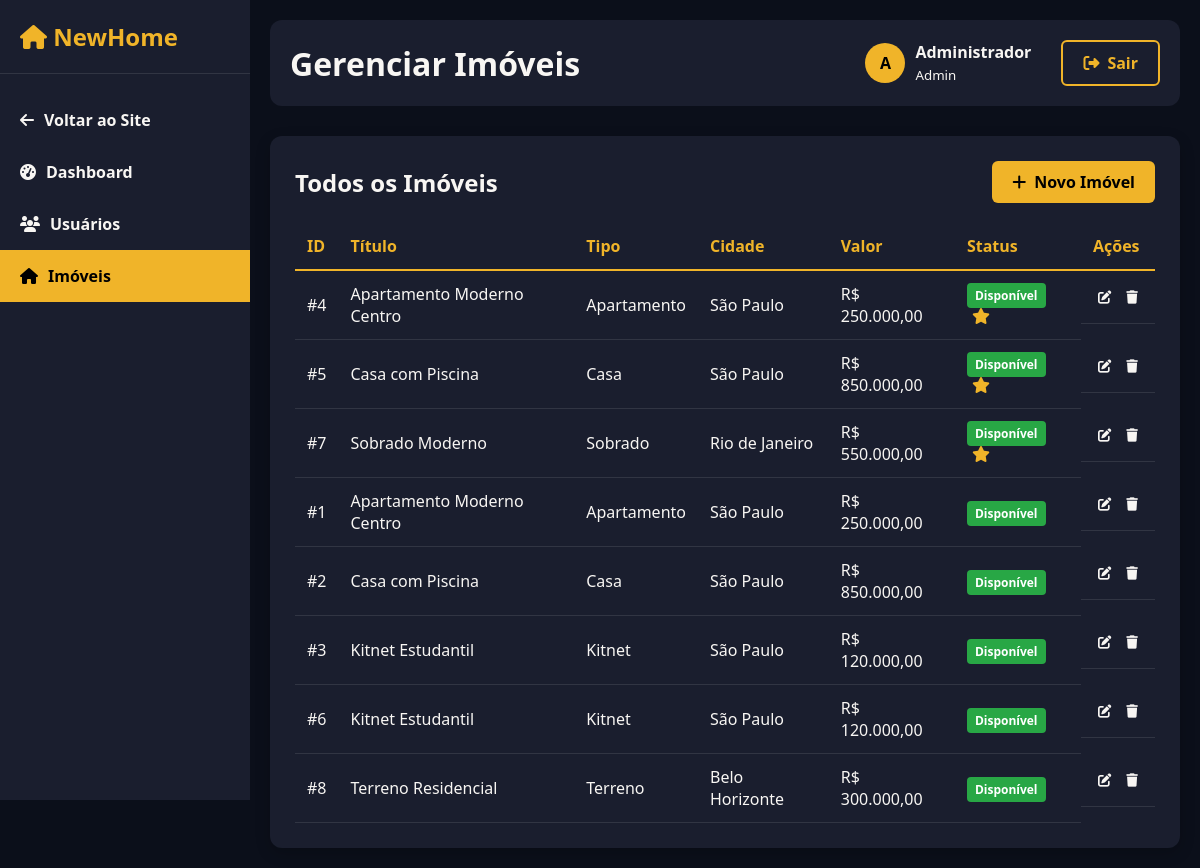
/admin/imoveis.php (signed in), run on the app's committed database.
### tables this page shows
CREATE TABLE `imoveis` (
  `id` int(11) NOT NULL,
  `titulo` varchar(200) NOT NULL,
  `descricao` text DEFAULT NULL,
  `tipo` enum('casa','apartamento','sobrado','kitnet','terreno') NOT NULL,
  `endereco` text NOT NULL,
  `bairro` varchar(100) DEFAULT NULL,
  `cidade` varchar(100) DEFAULT NULL,
  `estado` varchar(2) DEFAULT NULL,
  `cep` varchar(9) DEFAULT NULL,
  `valor` decimal(10,2) NOT NULL,
  `area` decimal(8,2) DEFAULT NULL,
  `quartos` int(11) DEFAULT NULL,
  `banheiros` int(11) DEFAULT NULL,
  `vagas` int(11) DEFAULT NULL,
  `status` enum('disponivel','alugado','vendido','manutencao') DEFAULT 'disponivel',
  `destaque` tinyint(1) DEFAULT 0,
  `fotos` text DEFAULT NULL,
  `id_proprietario` int(11) DEFAULT NULL,
  `data_cadastro` timestamp NOT NULL DEFAULT current_timestamp()
);

### config/funcoes.php (called while the page is built, shortened)
<?php
require_once 'database.php';
class Funcoes {
    private $conn;
    public function __construct() {
        $database = new Database();
        $this->conn = $database->getConnection();
    }
    public function listarImoveis($filtros = []) {
        $query = "SELECT i.*, u.nome as proprietario_nome
                  FROM imoveis i
                  LEFT JOIN usuarios u ON i.id_proprietario = u.id
                  WHERE 1=1";
        $query .= " ORDER BY i.destaque DESC, i.data_cadastro DESC";
        $stmt = $this->conn->prepare($query);
        $stmt->execute();
        return $stmt->fetchAll(PDO::FETCH_ASSOC);
    }
}
?>

### config/database.php (called while the page is built, shortened)
<?php
class Database {
    private $host = "localhost";
    private $db_name = "newhome_db";
    private $username = "root";
    private $password = "";
    public function getConnection() {
        $this->conn = null;
        try {
            $this->conn = new PDO(
                "mysql:host=" . $this->host . ";dbname=" . $this->db_name,
                $this->username,
                $this->password
            );
            $this->conn->setAttribute(PDO::ATTR_ERRMODE, PDO::ERRMODE_EXCEPTION);
            $this->conn->exec("set names utf8");
        } catch(PDOException $exception) {
            echo "Erro de conexão: " . $exception->getMessage();
        }
        return $this->conn;
    }
}
?>

### admin/imoveis.php (the view, shortened to what this page needs)
<?php
require_once '../config/funcoes.php';
$funcoes = new Funcoes();
$action = isset($_GET['action']) ? $_GET['action'] : 'list';
$imoveis = $funcoes->listarImoveis();
$tipos_imoveis = [
    'casa' => 'Casa',
    'apartamento' => 'Apartamento',
    'sobrado' => 'Sobrado',
    'kitnet' => 'Kitnet',
    'terreno' => 'Terreno',
    'comercial' => 'Comercial'
];
$status_imoveis = [
    'disponivel' => 'Disponível',
    'alugado' => 'Alugado',
    'vendido' => 'Vendido',
    'manutencao' => 'Em Manutenção'
];
?>
<!DOCTYPE html>
<html lang="pt-BR">
<head>
    <link rel="stylesheet" href="https://cdnjs.cloudflare.com/ajax/libs/font-awesome/6.4.0/css/all.min.css">
</head>
<body>
    <div class="sidebar">
        <div class="logo">
            <h2><i class="fas fa-home"></i> NewHome</h2>
        </div>
        <ul class="nav-menu">
            <li class="nav-item">
                <a href="../dashboard.php">
                    <i class="fas fa-arrow-left"></i> Voltar ao Site
                </a>
            </li>
            <li class="nav-item">
                <a href="index.php">
                    <i class="fas fa-tachometer-alt"></i> Dashboard
                </a>
            </li>
            <li class="nav-item">
                <a href="usuarios.php">
                    <i class="fas fa-users"></i> Usuários
                </a>
            </li>
            <li class="nav-item active">
                <a href="imoveis.php">
                    <i class="fas fa-home"></i> Imóveis
                </a>
            </li>
        </ul>
    </div>
    <div class="main-content">
        <div class="header">
            <h1>Gerenciar Imóveis</h1>
            <div class="user-info">
                <div class="user-avatar">
                    <?php echo strtoupper(substr($_SESSION['usuario_nome'], 0, 1)); ?>
                </div>
                <div>
                    <strong><?php echo $_SESSION['usuario_nome']; ?></strong><br>
                    <small><?php echo ucfirst($_SESSION['usuario_tipo']); ?></small>
                </div>
                <a href="../includes/logout.php" class="btn btn-outline" style="margin-left: 20px;">
                    <i class="fas fa-sign-out-alt"></i> Sair
                </a>
            </div>
        </div>
        <?php if($action == 'list'): ?>
        <div class="table-container">
            <div class="table-header">
                <h2>Todos os Imóveis</h2>
                <a href="imoveis.php?action=create" class="btn btn-primary">
                    <i class="fas fa-plus"></i> Novo Imóvel
                </a>
            </div>
            <table class="table">
                <thead>
                    <tr>
                        <th>ID</th>
                        <th>Título</th>
                        <th>Tipo</th>
                        <th>Cidade</th>
                        <th>Valor</th>
                        <th>Status</th>
                        <th>Ações</th>
                    </tr>
                </thead>
                <tbody>
                    <?php foreach($imoveis as $imovel): ?>
                    <tr>
                        <td>#<?php echo $imovel['id']; ?></td>
                        <td><?php echo htmlspecialchars($imovel['titulo']); ?></td>
                        <td><?php echo $tipos_imoveis[$imovel['tipo']] ?? $imovel['tipo']; ?></td>
                        <td><?php echo htmlspecialchars($imovel['cidade']); ?></td>
                        <td>R$ <?php echo number_format($imovel['valor'], 2, ',', '.'); ?></td>
                        <td>
                            <span class="badge <?php echo $imovel['status']; ?>">
                                <?php echo $status_imoveis[$imovel['status']] ?? $imovel['status']; ?>
                            </span>
                            <?php if($imovel['destaque']): ?>
                                <span style="color: var(--cor-terciaria); margin-left: 5px;">
                                    <i class="fas fa-star"></i>
                                </span>
                            <?php endif; ?>
                        </td>
                        <td class="actions">
                            <button onclick="window.location.href='imoveis.php?action=edit&id=<?php echo $imovel['id']; ?>'">
                                <i class="fas fa-edit"></i>
                            </button>
                            <button onclick="if(confirm('Tem certeza que deseja excluir este imóvel?')) window.location.href='imoveis.php?action=delete&id=<?php echo $imovel['id']; ?>'">
                                <i class="fas fa-trash"></i>
                            </button>
                        </td>
                    </tr>
                    <?php endforeach; ?>
                </tbody>
            </table>
        </div>
        <?php endif; ?>
    </div>
</body>
</html>

### admin/imoveis.php (style rules this page uses)
* { margin: 0; padding: 0; box-sizing: border-box; font-family: 'Segoe UI', Tahoma, Geneva, Verdana, sans-serif; }
:root { --cor-fundo: #0B0F1A; --cor-secundaria: #1A1E2E; --cor-terciaria: #F0B429; --cor-texto: #F8F6F3; --cor-card: #1A1E2E; --sombra: rgba(0, 0, 0, 0.2); --cor-sucesso: #28a745; --cor-erro: #dc3545; --cor-info: #17a2b8; }
body { background-color: var(--cor-fundo); color: var(--cor-texto); display: flex; min-height: 100vh; }
.sidebar { width: 250px; background-color: var(--cor-secundaria); padding: 20px 0; position: fixed; height: 100vh; }
.logo { padding: 0 20px 20px; border-bottom: 1px solid rgba(255,255,255,0.1); margin-bottom: 20px; }
.logo h2 { color: var(--cor-terciaria); }
.nav-menu { list-style: none; }
.nav-item { padding: 15px 20px; transition: all 0.3s; }
.nav-item.active { background-color: var(--cor-terciaria); }
.nav-item.active a { color: #000; }
.nav-item a { color: var(--cor-texto); text-decoration: none; display: flex; align-items: center; gap: 10px; font-weight: 600; }
.main-content { flex: 1; padding: 20px; margin-left: 250px; }
.header { display: flex; justify-content: space-between; align-items: center; margin-bottom: 30px; background-color: var(--cor-secundaria); padding: 20px; border-radius: 12px; }
.user-info { display: flex; align-items: center; gap: 10px; }
.user-avatar { width: 40px; height: 40px; background-color: var(--cor-terciaria); border-radius: 50%; display: flex; align-items: center; justify-content: center; color: #000; font-weight: bold; }
.btn { padding: 10px 20px; border-radius: 6px; font-weight: 600; cursor: pointer; transition: all 0.3s; border: none; display: inline-flex; align-items: center; gap: 8px; text-decoration: none; }
.btn-primary { background-color: var(--cor-terciaria); color: #000; }
.btn-outline { background-color: transparent; color: var(--cor-terciaria); border: 2px solid var(--cor-terciaria); }
.table-container { background-color: var(--cor-card); border-radius: 12px; padding: 25px; box-shadow: 0 5px 15px var(--sombra); }
.table-header { display: flex; justify-content: space-between; align-items: center; margin-bottom: 20px; }
.table { width: 100%; border-collapse: collapse; }
.table th { text-align: left; padding: 12px; border-bottom: 2px solid var(--cor-terciaria); color: var(--cor-terciaria); }
.table td { padding: 12px; border-bottom: 1px solid rgba(255,255,255,0.1); }
.badge { padding: 4px 8px; border-radius: 4px; font-size: 12px; font-weight: 600; }
.badge.disponivel { background-color: #28a745; color: white; }
.actions { display: flex; gap: 5px; }
.actions button { background: none; border: none; color: var(--cor-texto); cursor: pointer; padding: 5px; }

### data on the page
imoveis: id "4", titulo "Apartamento Moderno Centro", tipo "Apartamento", cidade "São Paulo", valor "250.000,00", status "Disponível", destaque 1 (drawn)
imoveis: id "5", titulo "Casa com Piscina", tipo "Casa", cidade "São Paulo", valor "850.000,00", status "Disponível", destaque 1 (drawn)
imoveis: id "7", titulo "Sobrado Moderno", tipo "Sobrado", cidade "Rio de Janeiro", valor "550.000,00", status "Disponível", destaque 1 (drawn)
imoveis: id "1", titulo "Apartamento Moderno Centro", tipo "Apartamento", cidade "São Paulo", valor "250.000,00", status "Disponível"
imoveis: id "2", titulo "Casa com Piscina", tipo "Casa", cidade "São Paulo", valor "850.000,00", status "Disponível"
imoveis: id "3", titulo "Kitnet Estudantil", tipo "Kitnet", cidade "São Paulo", valor "120.000,00", status "Disponível"
imoveis: id "6", titulo "Kitnet Estudantil", tipo "Kitnet", cidade "São Paulo", valor "120.000,00", status "Disponível"
imoveis: id "8", titulo "Terreno Residencial", tipo "Terreno", cidade "Belo Horizonte", valor "300.000,00", status "Disponível"

### other printed values
substr($_SESSION['usuario_nome'], 0, 1) "A"
$_SESSION['usuario_nome'] "Administrador"
$_SESSION['usuario_tipo'] "Admin"
